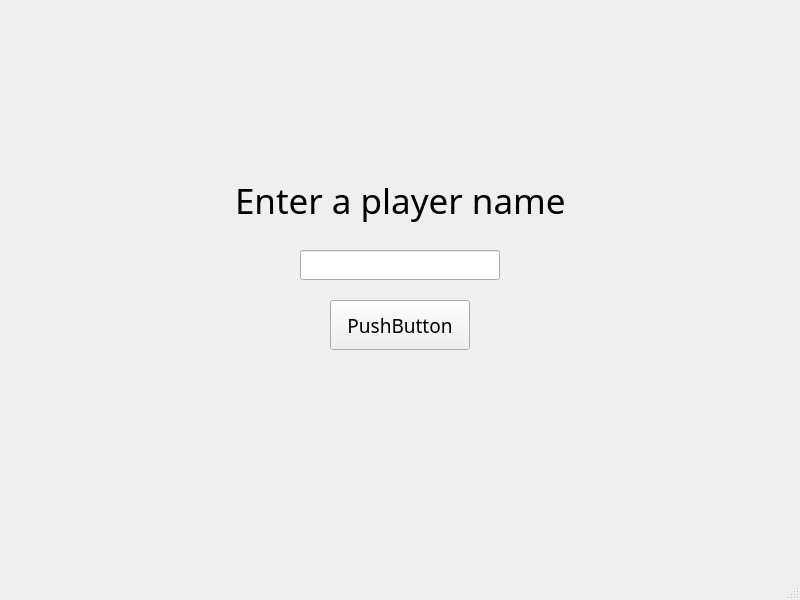
<?xml version="1.0" encoding="UTF-8"?>
<ui version="4.0">
 <class>MainWindow</class>
 <widget class="QMainWindow" name="MainWindow">
  <property name="geometry">
   <rect>
    <x>0</x>
    <y>0</y>
    <width>800</width>
    <height>600</height>
   </rect>
  </property>
  <property name="windowTitle">
   <string>MainWindow</string>
  </property>
  <widget class="QWidget" name="centralwidget">
   <widget class="QLabel" name="label">
    <property name="geometry">
     <rect>
      <x>235</x>
      <y>150</y>
      <width>330</width>
      <height>100</height>
     </rect>
    </property>
    <property name="font">
     <font>
      <family>Tw Cen MT Condensed Extra Bold</family>
      <pointsize>26</pointsize>
     </font>
    </property>
    <property name="text">
     <string>Enter a player name</string>
    </property>
   </widget>
   <widget class="QLineEdit" name="lineEdit">
    <property name="geometry">
     <rect>
      <x>300</x>
      <y>250</y>
      <width>200</width>
      <height>30</height>
     </rect>
    </property>
   </widget>
   <widget class="QPushButton" name="pushButton">
    <property name="geometry">
     <rect>
      <x>330</x>
      <y>300</y>
      <width>140</width>
      <height>50</height>
     </rect>
    </property>
    <property name="font">
     <font>
      <family>Tw Cen MT</family>
      <pointsize>14</pointsize>
     </font>
    </property>
    <property name="text">
     <string>PushButton</string>
    </property>
   </widget>
  </widget>
  <widget class="QMenuBar" name="menubar">
   <property name="geometry">
    <rect>
     <x>0</x>
     <y>0</y>
     <width>800</width>
     <height>26</height>
    </rect>
   </property>
  </widget>
  <widget class="QStatusBar" name="statusbar"/>
 </widget>
 <resources/>
 <connections/>
</ui>
